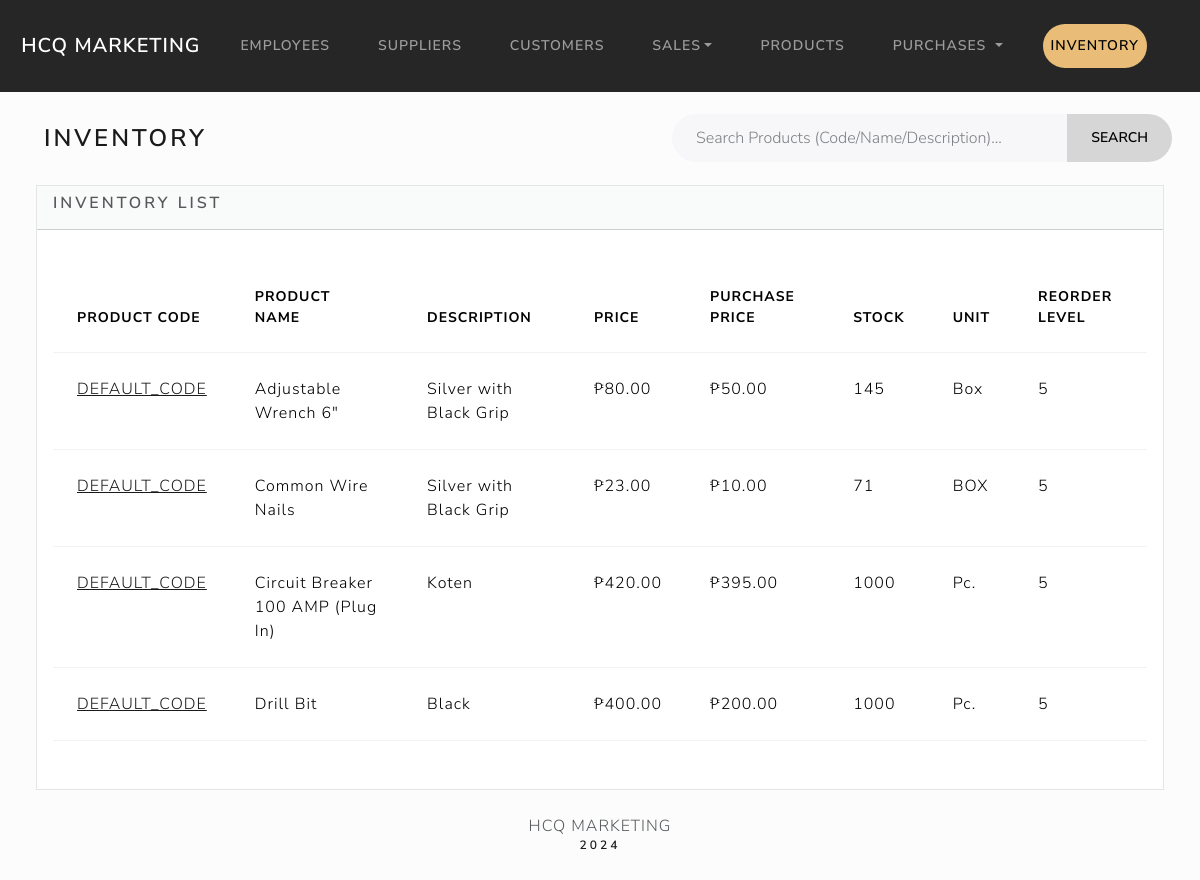
/inventory/, run on an earlier commit of the app's database.
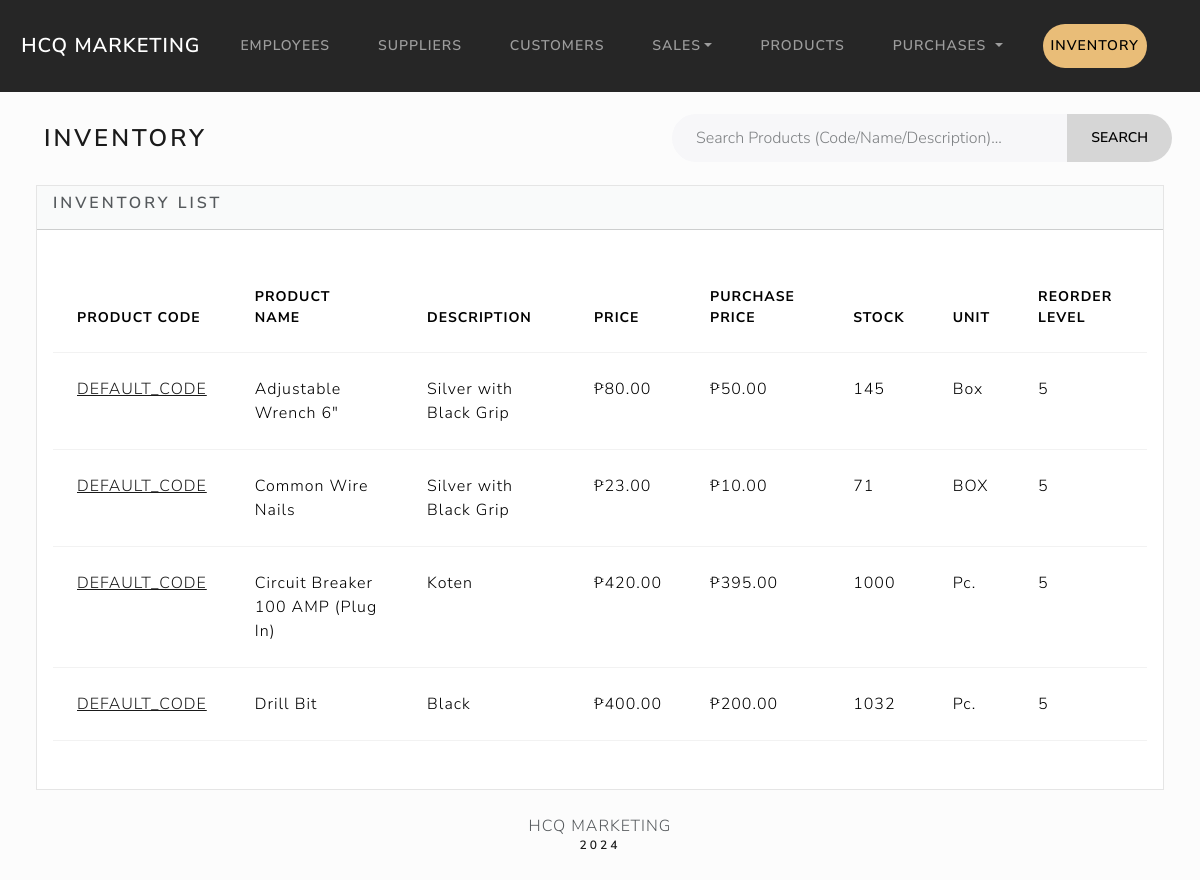
And on a later commit of the database.
### inventory/models.py (models this page shows, shortened)
class Inventory(models.Model):
    product = models.ForeignKey(Product, on_delete=models.CASCADE)
    inventory_stock = models.PositiveIntegerField(default=0)

### products/models.py (models this page shows, shortened)
class Product(models.Model):
    product_code = models.CharField(max_length=100, default='DEFAULT_CODE')
    product_name = models.CharField(max_length=100)
    product_descript = models.TextField()
    product_price = models.DecimalField(max_digits=10, decimal_places=2)
    product_unit = models.CharField(max_length=50)
    purchase_price = models.DecimalField(max_digits=10, decimal_places=2, null=True, blank=True)  # Price from supplier (optional)
    is_serialized = models.BooleanField(default=False)  # New field

### inventory/views.py (the view)
# urls.py: path('', views.inventory_index, name='inventory_index'),  # URL for inventory index page
def inventory_index(request):
    search_query = request.GET.get('search', '')
    if search_query:
        inventories = Inventory.objects.filter(
            Q(product__product_code__icontains=search_query) |
            Q(product__product_name__icontains=search_query) |
            Q(product__product_descript__icontains=search_query)
        ).order_by('id')
        results_count = inventories.count()
        messages.info(request, f"{results_count} result(s) found for '{search_query}'.")
    else:
        inventories = Inventory.objects.all().order_by('id')
        results_count = 0
    return render(request, 'inventory/index.html', {
        'inventories': inventories,
        'results_count': results_count
    })

### inventory/templates/inventory/index.html (shortened to what this page needs)
{% extends "base.html" %}
{% block body %}
<div class="d-flex justify-content-between align-items-center m-3">
    <div class="d-flex align-items-center">
        <h3 class="m-3">Inventory</h3>
    </div>
    <form method="get" action="" class="d-flex ms-auto" style="width: 500px;">
        <div class="input-group">
            <input type="text" class="form-control" placeholder="Search Products (Code/Name/Description)..." name="search" style="border-radius: 30px 0 0 30px;">
            <button class="btn btn-search" type="submit" style="border-radius: 0 30px 30px 0;">Search</button>
        </div>
    </form>
</div>
<div class="row">
    <div class="col-12">
        {% if inventories %}
        <div class="card bg-light ms-4 me-4 mb-4">
            <div class="card-header">
                <h5 class="card-title">Inventory List</h5>
            </div>
            <div class="card-body">
                <p class="card-text">
                    <div class="table-responsive">
                        <table class="table table-hover">
                            <thead>
                            <tr>
                                <th scope="col">Product Code</th>
                                <th scope="col">Product Name</th>
                                <th scope="col">Description</th>
                                <th scope="col">Price</th>
                                <th scope="col">Purchase Price</th>
                                <th scope="col">Stock</th>
                                <th scope="col">Unit</th>
                                <th scope="col">Reorder Level</th>
                            </tr>
                            </thead>
                            <tbody>
                                {% for inventory in inventories %}
                                    <tr>
                                        <td><a href="{% url 'inventory:product_detail' inventory.product.id %}">{{ inventory.product.product_code }}</a></td>
                                        <td>{{ inventory.product.product_name }}</td>
                                        <td>{{ inventory.product.product_descript }}</td>
                                        <td>₱{{ inventory.product.product_price }}</td>
                                        <td>₱{{ inventory.product.purchase_price }}</td>
                                        <td>
                                            {% if inventory.product.is_serialized %}
                                                {{ inventory.serialized_items.count }} serialized items
                                            {% else %}
                                                {{ inventory.inventory_stock }}
                                            {% endif %}
                                        </td>
                                        <td>{{ inventory.product.product_unit }}</td>
                                        <td>5</td>
                                    </tr>
                                {% endfor %}
                            </tbody>
                        </table>
                    </div>
                </p>
            </div>
        </div>
        {% else %}
            <h5 class="alert alert-primary ms-4 me-4"> No Inventory List </h5>
        {% endif %}
    </div>
</div>
{% endblock %}

What changed in the data, as far as the page shows it:
changed Inventory "Drill Bit": inventory_stock "1000" → "1032"
